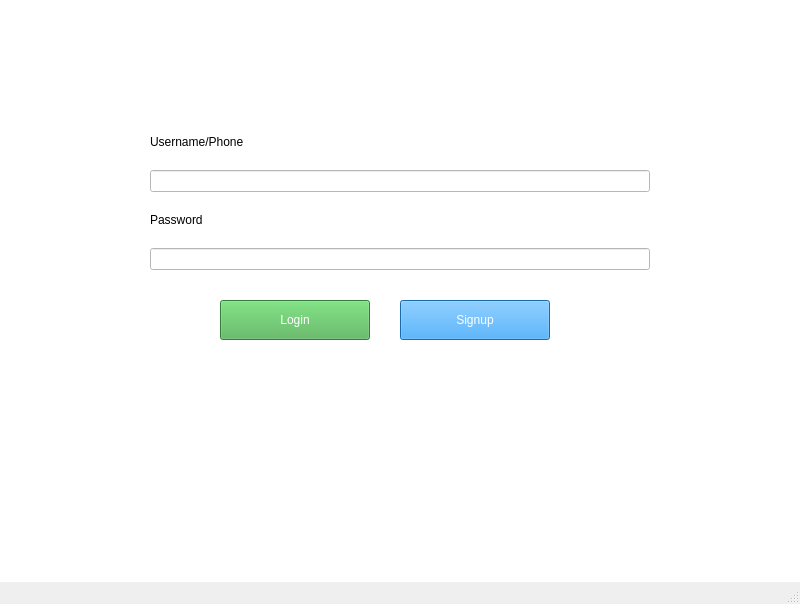
<?xml version="1.0" encoding="UTF-8"?>
<ui version="4.0">
 <class>MainWindow</class>
 <widget class="QMainWindow" name="MainWindow">
  <property name="geometry">
   <rect>
    <x>0</x>
    <y>0</y>
    <width>800</width>
    <height>604</height>
   </rect>
  </property>
  <property name="windowTitle">
   <string>Login Window</string>
  </property>
  <widget class="QWidget" name="centralwidget">
    <property name="styleSheet">
        <string notr="true">background-color: #FFFFFF;</string>
    </property>
   <widget class="QPushButton" name="login_button">
    <property name="geometry">
     <rect>
      <x>220</x>
      <y>300</y>
      <width>150</width>
      <height>40</height>
     </rect>
    </property>
    <property name="text">
     <string>Login</string>
    </property>
    <property name="styleSheet">
     <string notr="true">background-color: #4CAF50; color: white;</string>
    </property>
    <property name="icon">
     <iconset>
      <normaloff>login_icon.png</normaloff>
     </iconset>
    </property>
   </widget>
   <widget class="QPushButton" name="signup_button">
    <property name="geometry">
     <rect>
      <x>400</x>
      <y>300</y>
      <width>150</width>
      <height>40</height>
     </rect>
    </property>
    <property name="text">
     <string>Signup</string>
    </property>
    <property name="styleSheet">
     <string notr="true">background-color: #2196F3; color: white;</string>
    </property>
    <property name="icon">
     <iconset>
      <normaloff>signup_icon.png</normaloff>
     </iconset>
    </property>
   </widget>
   <widget class="QWidget" name="login_info_widget">
    <property name="geometry">
     <rect>
      <x>150</x>
      <y>120</y>
      <width>500</width>
      <height>150</height>
     </rect>
    </property>
    <layout class="QVBoxLayout" name="verticalLayout">
     <item>
      <widget class="QLabel" name="username_label">
       <property name="text">
        <string>Username/Phone</string>
       </property>
      </widget>
     </item>
     <item>
      <widget class="QLineEdit" name="username_lineEdit"/>
     </item>
     <item>
      <widget class="QLabel" name="password_label">
       <property name="text">
        <string>Password</string>
       </property>
      </widget>
     </item>
     <item>
      <widget class="QLineEdit" name="password_lineEdit"/>
     </item>
    </layout>
   </widget>
  </widget>
  <widget class="QMenuBar" name="menubar">
   <property name="geometry">
    <rect>
     <x>0</x>
     <y>0</y>
     <width>800</width>
     <height>26</height>
    </rect>
   </property>
  </widget>
  <widget class="QStatusBar" name="statusbar"/>
 </widget>
 <resources/>
 <connections/>
</ui>
